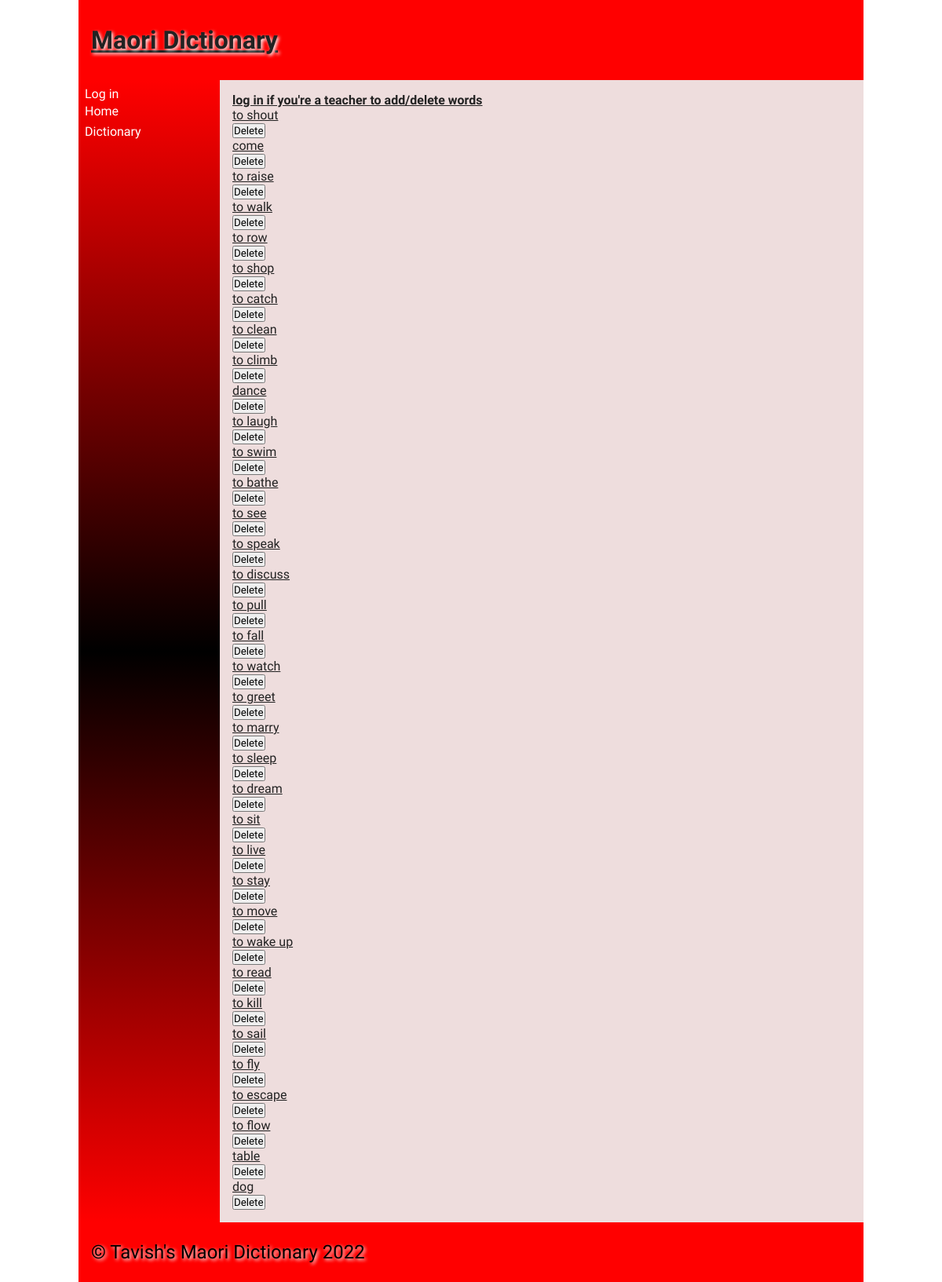
The page /dictionary on the database its author committed.
### tables this page shows
CREATE TABLE "words"
(
    id         integer
        constraint words_pk
            primary key autoincrement,
    english    varchar(30),
    maori      varchar(30),
    definition varchar(200),
    level      integer(2),
    image      varchar(15),
    added_by   varchar(30),
    userid     integer
        references users,
    timestamp  DATETIME
);

### app.py (the view)
@app.route('/dictionary', methods = ['GET', 'POST'])
def render_dictionary():
    con = create_connection(DB_NAME)
    query = "SELECT english FROM words ORDER BY id" #initially displays all the words in english, and sorts them by id so that newly added words are shown at the bottom
    cur = con.cursor()
    cur.execute(query)
    words_list = cur.fetchall()
    con.close()
    return render_template("dictionary.html", words= words_list, logged_in = is_logged_in())

### app.py (called while the page is built)
def is_logged_in():
    if session.get('email') is None: #if email not entered, then user isn't logged in
        print('Not logged in')
        return False
    else:
        print('Logged in') #if email is entered then user is logged in
        return True

def create_connection(db_file):
   try:
       connection = sqlite3.connect(db_file)
       connection.execute('pragma foreign_keys=ON')
       return connection
   except Error as e:
       print(e)
   return None

### templates/dictionary.html (shortened to what this page needs)
{% extends "base.html" %}
{%block heading%}<a  href = "/"><strong> Maori Dictionary</strong></a> {% endblock %}
{% block main %}
<div class = "button-group">
    {% if logged_in %}
    <a  href = "/add_word"><strong> Add new words</strong></a>
    {% else %} <a href = "/login"> <strong>log in if you're a teacher to add/delete words</strong> </a>
    {% endif %}
</div>
<div id = "words">
{% for words in words %}
        <div class = "product-box">
            <ul><a href = "/words/{{words[0]}}"> {{words[0]}}</a> </ul>
      <form method="post" action="DeleteConfirm">
             <button type="submit" name="Delete_Word" value= "{{words[0]}}">Delete</button>
    </form>
        {% endfor %}
</div>
{% endblock %}

### templates/base.html (shortened to what this page needs)
<!doctype html>
<html lang="en">
<head>
	<link href="{{ url_for('static', filename='css/style.css') }}" rel="stylesheet">
</head>
<body>
	<div id="container">
		<header>
			<h1>{% block heading %}{% endblock %}</h1>
		</header>
		<nav>
            {% if logged_in %}
                <a href="/logout">Log out</a>
            {% else %}
                <a href="/login">Log in</a>
            {% endif %}
			<ul>
                <li><a href="\">Home</a></li>
				<li><a href="\dictionary">Dictionary</a></li>
			</ul>
		</nav>
		<main>
            {% block main%}{% endblock %}
        </main>
		<footer>
			<p>
				&copy; Tavish's Maori Dictionary 2022
			</p>
		</footer>
	</div>
</body>
</html>

### static/css/style.css (style rules this page uses)
* { font-family: Comfortaa, sans-serif; margin: 0; padding: 0; box-sizing: border-box; }
#container { display: grid; grid-template-columns: 75px auto; grid-template-areas: 'nav header' 'main main' 'footer footer'; }
header { grid-area: header; background-color: #ff0000; padding: 1rem; }
nav { grid-area: nav; }
main { grid-area: main; padding: 1rem; background-color: #edd; }
h1, h2, h3, h4 { padding: 1rem 0; font-family: 'Suez One', serif; color: #000; text-shadow: 2px 2px 4px #fff; }
p { padding: 0.5rem 0; }
a { color: #222; }
footer { grid-area: footer; padding: 1rem; background-color: #f00; }
footer p { color: #000; text-shadow: 2px 2px 4px #fff; font-size: 1.5rem; }
@media only screen and (min-width: 768px) { #container { grid-template-columns: 180px auto; grid-template-areas: 'header header' 'nav main' 'footer footer'; } }
@media only screen and (min-width: 768px) { nav { background: linear-gradient(180deg, rgba(255,0,0,1) 0%, rgba(0, 0, 0, 1) 50%, rgba(255,0,0,1) 100%); padding: 0.5rem; } }
@media only screen and (min-width: 768px) { nav ul { list-style: none; } }
@media only screen and (min-width: 768px) { nav li { padding: 0.2rem 0; } }
@media only screen and (min-width: 768px) { nav a { color: #fff; text-decoration: none; } }
@media only screen and (min-width: 1000px) { #container { width: 1000px; margin: auto; } }

### rows shown on the page
words: english "to shout"
words: english "come"
words: english "to raise"
words: english "to walk"
words: english "to row"
words: english "to shop"
words: english "to catch"
words: english "to clean"
words: english "to climb"
words: english "dance"
words: english "to laugh"
words: english "to swim"
words: english "to bathe"
words: english "to see"
words: english "to speak"
words: english "to discuss"
words: english "to pull"
words: english "to fall"
words: english "to watch"
words: english "to greet"
words: english "to marry"
words: english "to sleep"
words: english "to dream"
words: english "to sit"
words: english "to live"
words: english "to stay"
words: english "to move"
words: english "to wake up"
words: english "to read"
words: english "to kill"
words: english "to sail"
words: english "to fly"
words: english "to escape"
words: english "to flow"
words: english "table"
words: english "dog"
